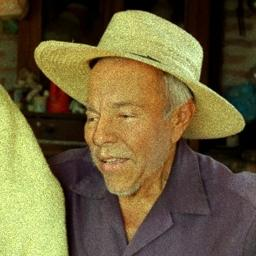
#> input picture fake_1.jpg, 256 x 256 px, found by its file name
$ python edge.py
#> lines starting #> are read from the running program, lines starting #| are printed output that depends on the picture
import cv2

# Load image in grayscale directly
img = cv2.imread("C:\\Users\\HP\\Documents\\rpi\\fake_1.jpg", 1)
#> img is the input picture: shape (256, 256, 3); mean B, G, R 59.8, 97, 109.5

# Detect edges using Canny algorithm
edges = cv2.Canny(img, 100, 200)
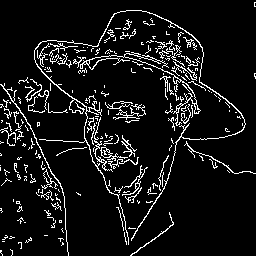
#> edges: shape (256, 256); 8.3% white in thin lines or dots

# Show detected edges
cv2.imshow("Edges", edges)
cv2.waitKey(0)
cv2.destroyAllWindows()
